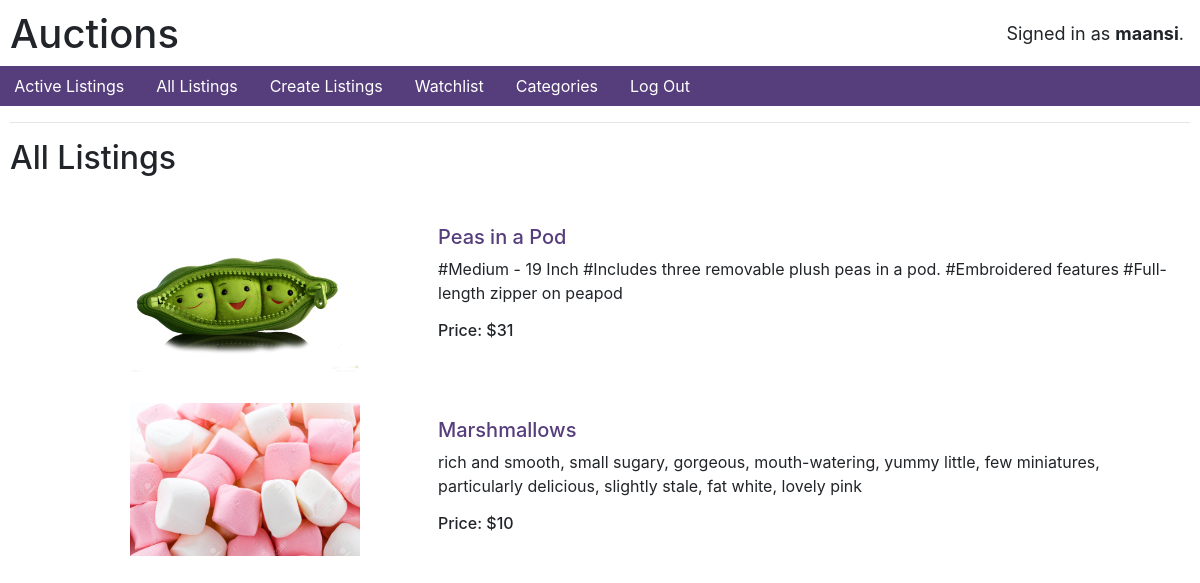
/all_listings (signed in), run on the app's committed database.
### auctions/models.py (models this page shows, shortened)
class User(AbstractUser):
    pass

class listing(models.Model):
    owner=models.CharField(max_length=64,default="")
    title=models.CharField(max_length=50)
    desc=models.TextField()
    active=models.BooleanField(default="True")
    winner=models.CharField(max_length=64,default="")
    initial_amt=models.IntegerField()
    image=models.ImageField(upload_to='product')
    category=models.CharField(max_length = 20, choices =CHOICES)

### auctions/views.py (the view)
# urls.py: path("all_listings",views.all_listings,name="all_listings"),
def all_listings(request):
    product=listing.objects.all()
    return  render(request,'auctions/all_listings.html',{'product':product})

### auctions/templates/auctions/all_listings.html
{% extends "auctions/layout.html" %}
{% block body %}
    <h2>All Listings</h2>
    <table>
        {% for all in product %}
        <tr>
            <td id="img-col">
                <a href="{% url 'details' all.id %}"><img src="{{ all.image.url }}"></a>
            </td>
            <td id="right-col">
                <a href="{% url 'details' all.id %}"><h5>{{ all.title }}</h5></a>
                <p>{{ all.desc }}</p>
                <h6>Price: ${{ all.initial_amt }}</h6>
            </td>
        </tr>
        {% endfor %}
    </table>
{% endblock %}

### auctions/templates/auctions/layout.html (shortened to what this page needs)
{% load static %}
<!DOCTYPE html>
<html lang="en">
    <head>
        <link rel="stylesheet" href="https://stackpath.bootstrapcdn.com/bootstrap/4.4.1/css/bootstrap.min.css">
        <link href="{% static 'auctions/styles.css' %}" rel="stylesheet">
    </head>
    <body>
        <h1>Auctions</h1>
        <div id="user-name">
            {% if user.is_authenticated %}
                Signed in as <strong>{{ user.username }}</strong>.
            {% else %}
                Not signed in.
            {% endif %}
        </div>
        <ul class="nav">
            <li class="nav-item">
                <a class="nav-link" href="{% url 'index' %}">Active Listings</a>
            </li>
            <li class="nav-item">
                <a class="nav-link" href="{% url 'all_listings' %}">All Listings</a>
            </li>
            {% if user.is_authenticated %}
                <li class="nav-item">
                    <a class="nav-link" href="{% url 'create_listings' %}">Create Listings</a>
                </li>
                <li class="nav-item">
                    <a class="nav-link" href="{% url 'watchlist' %}">Watchlist</a>
                </li>
                <li class="nav-item">
                    <a class="nav-link" href="{% url 'logout' %}">Categories</a>
                </li>
                <li class="nav-item">
                    <a class="nav-link" href="{% url 'logout' %}">Log Out</a>
                </li>
            {% endif %}
        </ul>
        <hr>
        {% block body %}
        {% endblock %}
    </body>
</html>

### static/auctions/styles.css (style rules this page uses)
body { padding: 10px; }
img { max-width:60%; height:auto; margin-left:15%; }
#img-col { float: center; padding: 15px; text-align: center; }
#right-col { width: 65%; float: center; padding: 15px; }
a { color:#563d7c; }
.nav { background-color: #563d7c; margin-left: -1%; margin-right: -1%; }
.nav-link { color:white; }
#user-name { position: absolute; top: 20px; right: 16px; font-size: 18px; }

### data on the page
User: username "maansi"
listing: image (picture), title "Peas in a Pod", desc "#Medium - 19 Inch #Includes three removable plush peas in a pod. #Embroidered features #Full-length zipper on peapod", initial_amt "31"
listing: image (picture), title "Marshmallows", desc "rich and smooth, small sugary, gorgeous, mouth-watering, yummy little, few miniatures, particularly delicious, slightly stale, fat white, lovely pink", initial_amt "10"
